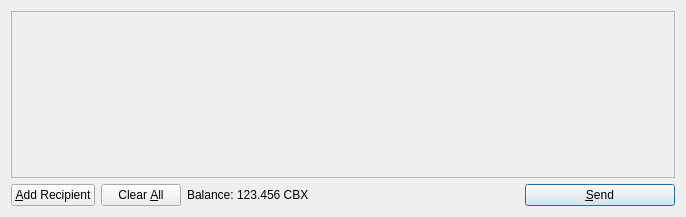
<?xml version="1.0" encoding="UTF-8"?>
<ui version="4.0">
 <class>SendCoinsDialog</class>
 <widget class="QDialog" name="SendCoinsDialog">
  <property name="geometry">
   <rect>
    <x>0</x>
    <y>0</y>
    <width>686</width>
    <height>217</height>
   </rect>
  </property>
  <property name="windowTitle">
   <string>Send Coins</string>
  </property>
  <layout class="QVBoxLayout" name="verticalLayout">
   <item>
    <widget class="QScrollArea" name="scrollArea">
     <property name="widgetResizable">
      <bool>true</bool>
     </property>
     <widget class="QWidget" name="scrollAreaWidgetContents">
      <property name="geometry">
       <rect>
        <x>0</x>
        <y>0</y>
        <width>666</width>
        <height>165</height>
       </rect>
      </property>
      <layout class="QVBoxLayout" name="verticalLayout_2">
       <property name="margin">
        <number>0</number>
       </property>
       <item>
        <layout class="QVBoxLayout" name="entries">
         <property name="spacing">
          <number>6</number>
         </property>
        </layout>
       </item>
       <item>
        <spacer name="verticalSpacer">
         <property name="orientation">
          <enum>Qt::Vertical</enum>
         </property>
         <property name="sizeHint" stdset="0">
          <size>
           <width>20</width>
           <height>40</height>
          </size>
         </property>
        </spacer>
       </item>
      </layout>
     </widget>
    </widget>
   </item>
   <item>
    <layout class="QHBoxLayout" name="horizontalLayout">
     <item>
      <widget class="QPushButton" name="addButton">
       <property name="toolTip">
        <string>Send to multiple recipients at once</string>
       </property>
       <property name="text">
        <string>&amp;Add Recipient</string>
       </property>
       <property name="icon">
        <iconset resource="../bitcoin.qrc">
         <normaloff>:/icons/add</normaloff>:/icons/add</iconset>
       </property>
       <property name="autoDefault">
        <bool>false</bool>
       </property>
      </widget>
     </item>
     <item>
      <widget class="QPushButton" name="clearButton">
       <property name="sizePolicy">
        <sizepolicy hsizetype="Minimum" vsizetype="Fixed">
         <horstretch>0</horstretch>
         <verstretch>0</verstretch>
        </sizepolicy>
       </property>
       <property name="toolTip">
        <string>Remove all transaction fields</string>
       </property>
       <property name="text">
        <string>Clear &amp;All</string>
       </property>
       <property name="icon">
        <iconset resource="../bitcoin.qrc">
         <normaloff>:/icons/remove</normaloff>:/icons/remove</iconset>
       </property>
       <property name="autoRepeatDelay">
        <number>300</number>
       </property>
       <property name="autoDefault">
        <bool>false</bool>
       </property>
      </widget>
     </item>
     <item>
      <layout class="QHBoxLayout" name="horizontalLayout_2">
       <property name="spacing">
        <number>3</number>
       </property>
       <item>
        <widget class="QLabel" name="label">
         <property name="text">
          <string>Balance:</string>
         </property>
        </widget>
       </item>
       <item>
        <widget class="QLabel" name="labelBalance">
         <property name="cursor">
          <cursorShape>IBeamCursor</cursorShape>
         </property>
         <property name="text">
          <string>123.456 CBX</string>
         </property>
         <property name="textInteractionFlags">
          <set>Qt::LinksAccessibleByMouse|Qt::TextSelectableByKeyboard|Qt::TextSelectableByMouse</set>
         </property>
        </widget>
       </item>
      </layout>
     </item>
     <item>
      <spacer name="horizontalSpacer">
       <property name="orientation">
        <enum>Qt::Horizontal</enum>
       </property>
       <property name="sizeHint" stdset="0">
        <size>
         <width>40</width>
         <height>20</height>
        </size>
       </property>
      </spacer>
     </item>
     <item>
      <widget class="QPushButton" name="sendButton">
       <property name="minimumSize">
        <size>
         <width>150</width>
         <height>0</height>
        </size>
       </property>
       <property name="toolTip">
        <string>Confirm the send action</string>
       </property>
       <property name="text">
        <string>&amp;Send</string>
       </property>
       <property name="icon">
        <iconset resource="../bitcoin.qrc">
         <normaloff>:/icons/send</normaloff>:/icons/send</iconset>
       </property>
       <property name="default">
        <bool>true</bool>
       </property>
      </widget>
     </item>
    </layout>
   </item>
  </layout>
 </widget>
 <resources>
  <include location="../bitcoin.qrc"/>
 </resources>
 <connections/>
</ui>
